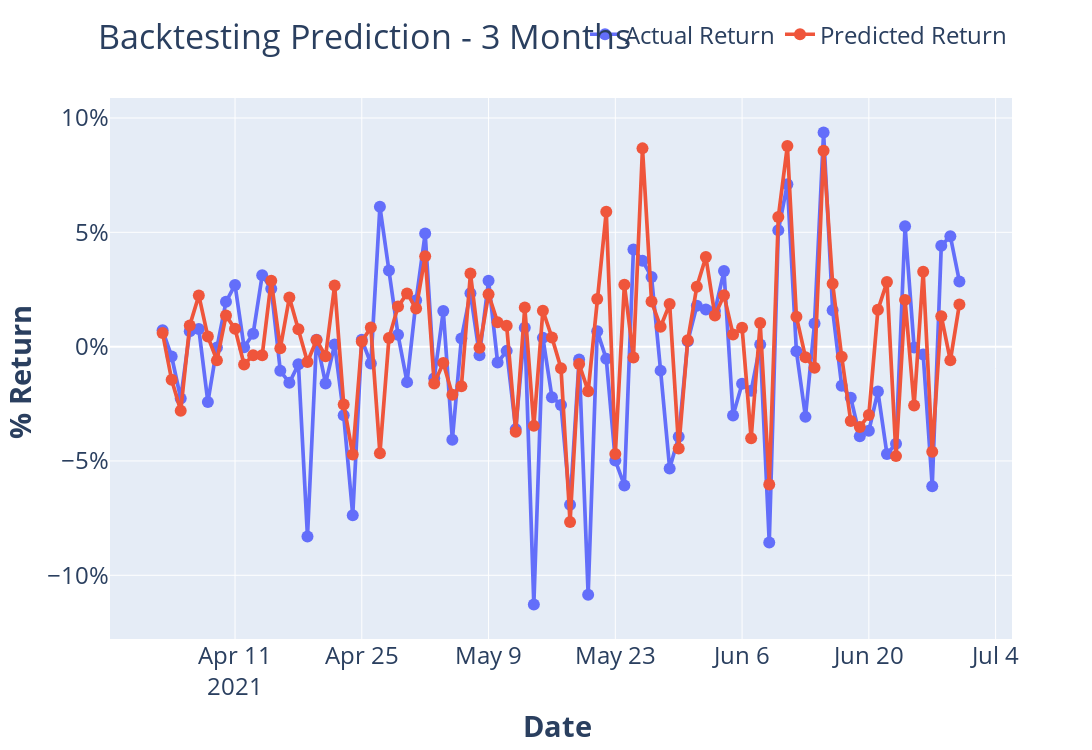

Notebook cell for this chart:
### Code cell
import plotly.express as px
import plotly.graph_objects as go
fig = px.line(perf_addition[['actual_return','prediction_return']].rename(columns={'actual_return':'Actual Return','prediction_return':'Predicted Return'}).resample('d').mean())

fig.update_layout(yaxis=dict(tickformat=".0%"))

fig.update_layout(
    title="Backtesting Prediction - 3 Months",
    title_x = .09,
    xaxis_title="<b> Date  </b>",
    yaxis_title="<b> % Return  </b>",
    width=1500, height=750,
    font=dict(
        #family="Courier New, monospace",
        size=24,
        #color="RebeccaPurple"
    )
)

fig.update_traces(mode='markers+lines')
fig.update_traces(marker=dict(size=12))

fig.update_layout(legend=dict(
    title=' ',
    orientation="h",
    yanchor="bottom",
    y=1.07,
    xanchor="right",
    x=1
    )
    )
fig.update_traces(line=dict( width=3.7))

fig.show()
